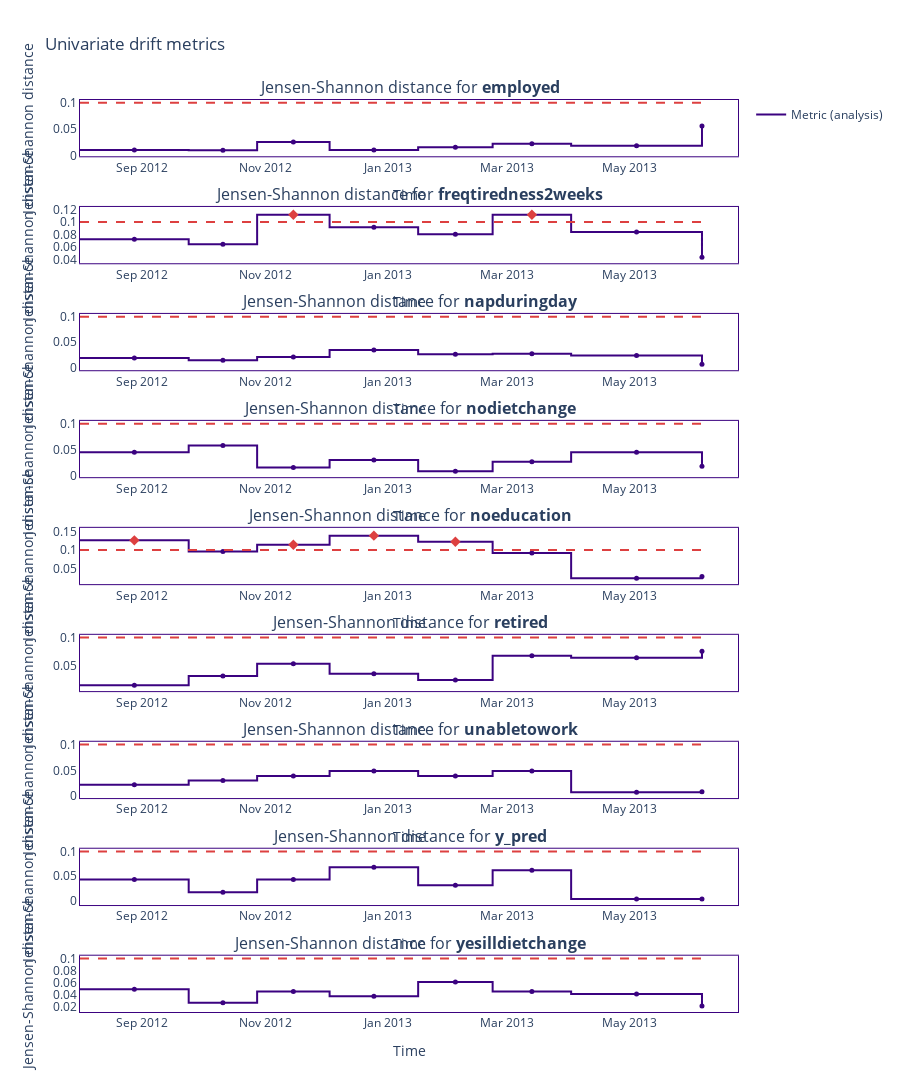

Here is the notebook cell this chart was saved with:
### Code cell
figure = results.filter(column_names=results.categorical_column_names, methods=['jensen_shannon']).plot(kind='drift')
figure.show()
